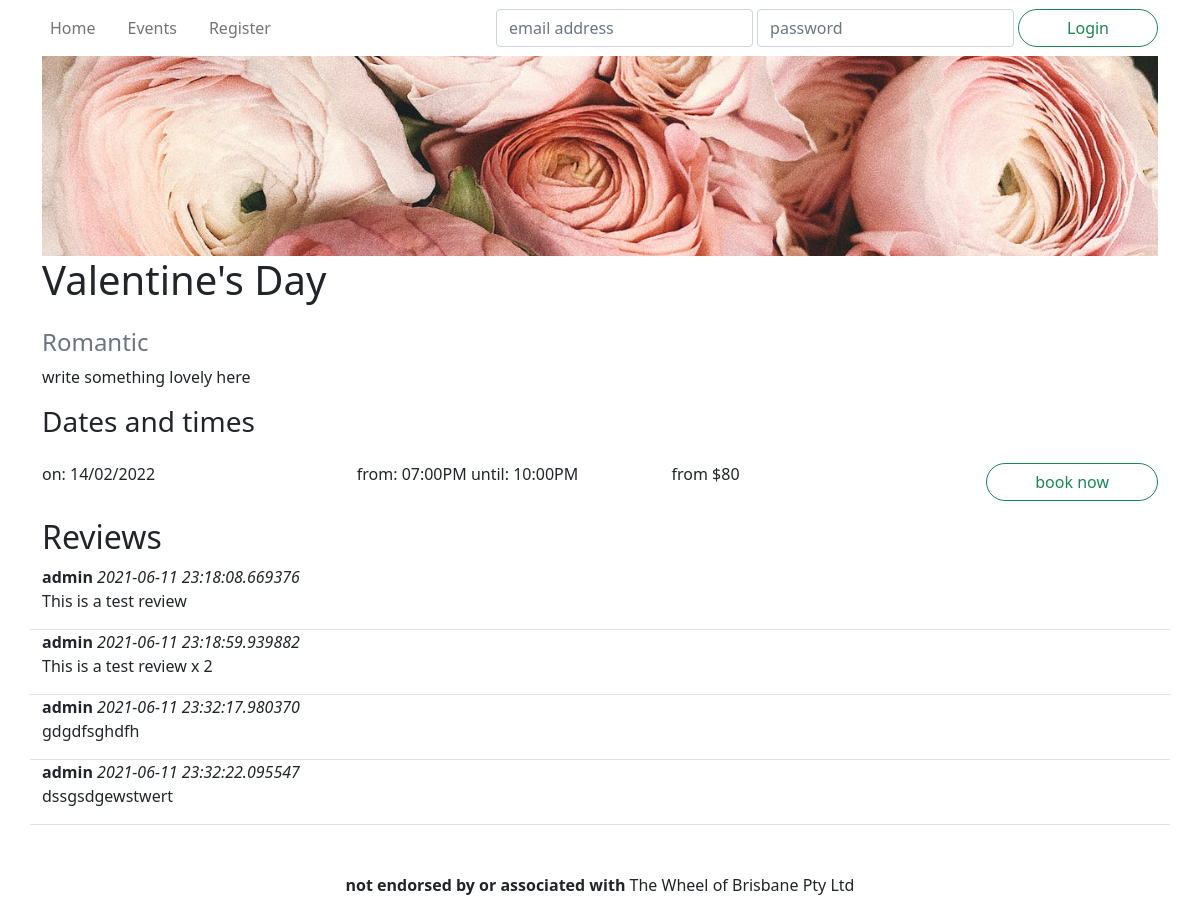
The page /events/15 on the database as committed earlier.
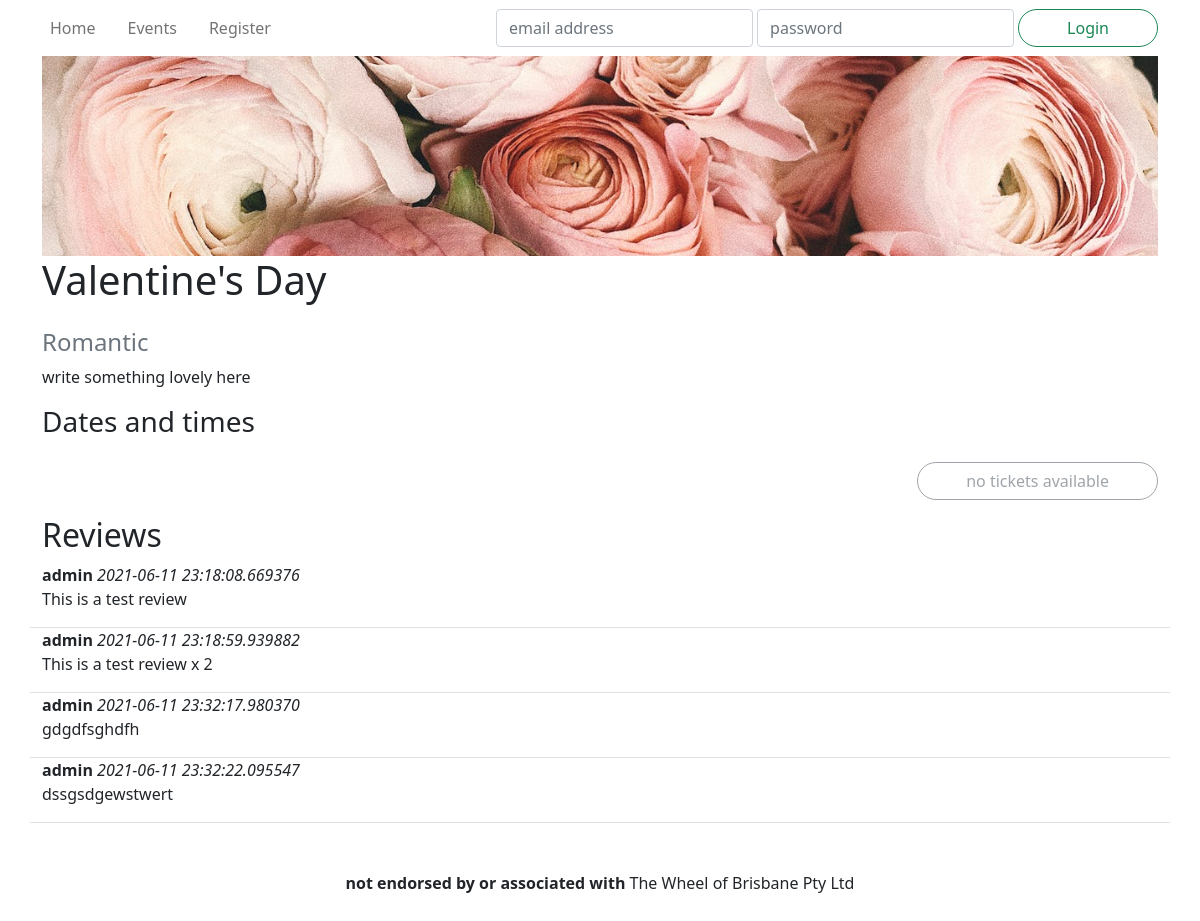
The same page on the database as committed later.
### wheel/models.py (models this page shows, shortened)
class Ticket(db.Model):
    __tablename__ = 'tickets'
    id = db.Column(db.Integer, primary_key=True)
    datetime = db.Column(db.DateTime, nullable=False)
    price = db.Column(db.Integer, nullable=False)
    remaining = db.Column(db.Integer, nullable=False)
    event_id = db.Column(db.Integer, db.ForeignKey('events.id'))
    @staticmethod
    def getAllTimesFromTickets(tickets):
        ticketssortedbytime = sorted(tickets, key=lambda ticket: ticket.datetime.strftime("%I:%M %p"))
        ticketsgroupedbytime = groupby(ticketssortedbytime, key=lambda ticket: ticket.datetime.strftime("%I:%M %p"))
        return [time for time, tickets in ticketsgroupedbytime]
    @staticmethod
    def groupTicketsByDate(tickets):
        ticketssortedbydate = sorted(tickets, key=lambda ticket: ticket.datetime)
        ticketsgroupedbydate = groupby(ticketssortedbydate, key=lambda ticket: ticket.datetime.strftime("%d/%m/%Y"))
        return [[date, [time for time in times]] for date, times in ticketsgroupedbydate]

class Event(db.Model):
    __tablename__ = 'events'
    id = db.Column(db.Integer, primary_key=True)
    name = db.Column(db.String(255), nullable=False)
    description = db.Column(db.Text)
    category = db.Column(db.String(40))
    status = db.Column(db.Enum('upcoming', 'inactive', 'cancelled', 'booked out'), nullable=False)
    image = db.Column(db.String(255))
    reviews = db.relationship('Review', backref='event')
    tickets = db.relationship('Ticket', backref='event')
    @staticmethod
    def get(id: int):
        return Event.query.get(id)
    def updateStatus(self, status):
        self.status = status
        db.session.commit()
    def getFutureTickets(self):
        return list( filter( lambda ticket: ticket.datetime > datetime.now(), self.tickets ) )
    def getTicketsRange(self):
        tickets = self.getFutureTickets()
        numberOfTickets = len(tickets)
        if numberOfTickets == 0:
            return [numberOfTickets, None, None]
        min_ticket = reduce( lambda x, y: min(x, y, key=lambda ticket: ticket.datetime), tickets )
        max_ticket = reduce( lambda x, y: max(x, y, key=lambda ticket: ticket.datetime), tickets )
        return [numberOfTickets, min_ticket, max_ticket]
    def printTicketsDateRange(self):
        numberOftickets, min_ticket, max_ticket = self.getTicketsRange()
        if numberOftickets == 0:
            return ""
        min = min_ticket.datetime.strftime("%d/%m/%Y")
        max = max_ticket.datetime.strftime("%d/%m/%Y")
        if min == max:
            return f"on: {min}"
        return f"from: {min} until: {max}"
    def printTicketsTimeRange(self):
        numberOftickets, min_ticket, max_ticket = self.getTicketsRange()
        if numberOftickets == 0:
            return ""
        min = min_ticket.datetime.strftime("%I:%M%p")
        max = max_ticket.datetime.strftime("%I:%M%p")
        if numberOftickets == 1:
            return f"at: {min}"
        if numberOftickets == 2:
            return f"at: {min} and: {max}"
        return f"from: {min} until: {max}"
    def getTicketsPriceFrom(self):
        tickets = self.getFutureTickets()
        if len(tickets) == 0:
            return ""
        ticket = reduce( lambda x, y: min(x, y, key=lambda ticket: ticket.price), tickets )
        return f"from ${ticket.price}"
    def getStatusColour(self):
        return {
            'upcoming': 'success',
            'inactive': 'secondary',
            'booked out': 'secondary',
            'cancelled': 'danger'
        }[self.status]
    def getBookButtonText(self):
        return {
            'upcoming': 'book now',
            'inactive': 'no tickets available',
            'booked out': 'booked out',
            'cancelled': 'cancelled'
        }[self.status]

### wheel/views.py (the view)
@events.route('/<int:id>')
def view(id):
    event = Event.get(id)
    tickets = event.getFutureTickets()
    if len(tickets) == 0:
        if event.status != 'cancelled':
            event.updateStatus("inactive")
    times = Ticket.getAllTimesFromTickets(tickets)
    dates = Ticket.groupTicketsByDate(tickets)
    bookform = BookEventForm()
    reviewform = PostReviewForm()
    bookform.ticket.choices = list(map( lambda ticket: (ticket.id, f'${ticket.price}'), tickets ))
    return render_template('event.html', event=event, bookform=bookform, times=times, dates=dates, rform=reviewform)

### wheel/forms.py
class BookEventForm(FlaskForm):
    ticket = RadioField('Tickets', coerce=int, validators=[InputRequired()])
    qty = IntegerField('Number of Gondolas', default=1, validators=[InputRequired()])
    price = IntegerField('Total Price', default=0, validators=[InputRequired()])
    submit = SubmitField("Book now")

class PostReviewForm(FlaskForm):
    text = TextAreaField('Comment', [InputRequired()])
    submit = SubmitField("Post review")

### wheel/templates/event.html (shortened to what this page needs)
{% extends 'base.html' %}
{% import "bootstrap/wtf.html" as wtf %}
{% block hero %}
<div id="minihero" style="background-image: url('{{ event.image }}');"></div>
{% endblock %}
{% block title %}{{ event.name }}{% endblock %}
{% block content %}
<section>
    <h4><a href="{{ url_for('events.viewAll') + '?category=' + event.category }}" class="text-decoration-none text-muted">{{ event.category }}</a></h4>
</section>
<section class="mb-3">
    {{ event.description }}
</section>
<section>
    <header class="row mb-3">
        <h3 class="col">Dates and times</h3>
    </header>
    <div class="row mb-3">
        <div class="col-sm">
            <p class="mb-1">
                {{ event.printTicketsDateRange() }}
            </p>
        </div>
        <div class="col-sm">
            <p class="mb-1">
                {{ event.printTicketsTimeRange() }}
            </p>
        </div>
        <div class="col-sm">
            <p>{{ event.getTicketsPriceFrom() }}</p>
        </div>
        <div class="col-sm-auto my-auto">
            <button type="button" class="btn btn-outline-{{ event.getStatusColour() }} rounded-pill px-5"
                    data-bs-toggle="modal" data-bs-target="#book" {{ "disabled" if event.status != 'upcoming' }}>{{ event.getBookButtonText() }}</button>
        </div>
    </div>
</section>
<section>
    <header><h2>Reviews</h3></header>
    <div id="reviews">
    {% for review in event.reviews %}
    <div class="row border-bottom">
        <article>
            <strong>{{ review.author.name }}</strong>
            <i>{{ review.time }}</i>
            <p>{{ review.text }}</p>
        </article>
    </div>
    {% endfor %}
    </div>
</section>
{% endblock %}

Rows that differ between the two databases and show on the page:
no longer on this page (row unchanged): Ticket: printTicketsDateRange "on: 14/02/2022", printTicketsTimeRange "from: 07:00PM until: 10:00PM", getTicketsPriceFrom "from $80"
changed Event "Valentine's Day": status "upcoming" → "inactive" (drawn); getBookButtonText "book now" → "no tickets available"
